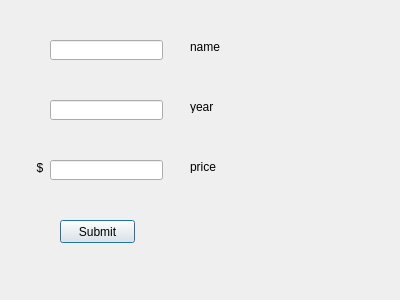
<?xml version="1.0" encoding="UTF-8"?>
<ui version="4.0">
 <class>AddWine</class>
 <widget class="QDialog" name="AddWine">
  <property name="geometry">
   <rect>
    <x>0</x>
    <y>0</y>
    <width>400</width>
    <height>300</height>
   </rect>
  </property>
  <property name="windowTitle">
   <string>Add Wine</string>
  </property>
  <widget class="QLineEdit" name="add_wine_name">
   <property name="geometry">
    <rect>
     <x>50</x>
     <y>40</y>
     <width>113</width>
     <height>20</height>
    </rect>
   </property>
  </widget>
  <widget class="QLineEdit" name="add_wine_year">
   <property name="geometry">
    <rect>
     <x>50</x>
     <y>100</y>
     <width>113</width>
     <height>20</height>
    </rect>
   </property>
  </widget>
  <widget class="QLineEdit" name="add_wine_price">
   <property name="geometry">
    <rect>
     <x>50</x>
     <y>160</y>
     <width>113</width>
     <height>20</height>
    </rect>
   </property>
  </widget>
  <widget class="QLabel" name="label">
   <property name="geometry">
    <rect>
     <x>190</x>
     <y>40</y>
     <width>47</width>
     <height>13</height>
    </rect>
   </property>
   <property name="text">
    <string>name</string>
   </property>
  </widget>
  <widget class="QLabel" name="label_2">
   <property name="geometry">
    <rect>
     <x>190</x>
     <y>100</y>
     <width>47</width>
     <height>13</height>
    </rect>
   </property>
   <property name="text">
    <string>year</string>
   </property>
  </widget>
  <widget class="QLabel" name="label_3">
   <property name="geometry">
    <rect>
     <x>190</x>
     <y>160</y>
     <width>47</width>
     <height>13</height>
    </rect>
   </property>
   <property name="text">
    <string>price</string>
   </property>
  </widget>
  <widget class="QPushButton" name="submit">
   <property name="geometry">
    <rect>
     <x>60</x>
     <y>220</y>
     <width>75</width>
     <height>23</height>
    </rect>
   </property>
   <property name="text">
    <string>Submit</string>
   </property>
  </widget>
  <widget class="QLabel" name="label_4">
   <property name="geometry">
    <rect>
     <x>30</x>
     <y>160</y>
     <width>16</width>
     <height>16</height>
    </rect>
   </property>
   <property name="text">
    <string>  $</string>
   </property>
  </widget>
 </widget>
 <resources/>
 <connections/>
</ui>
